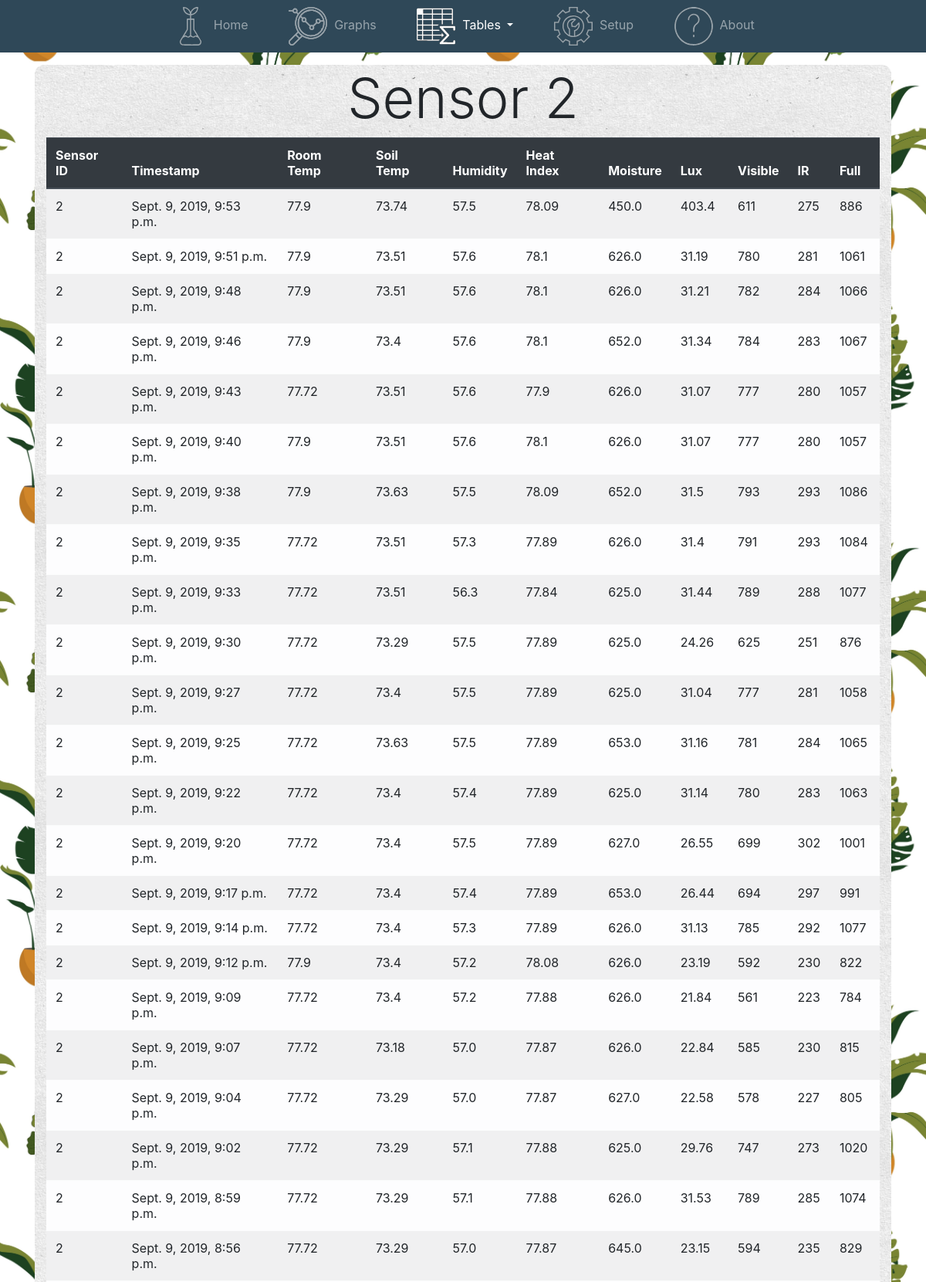
/table/2 (upper part), run on the app's committed database.
### sensors/models.py (models this page shows, shortened)
class Sensor_data(models.Model):
    sensor_id = models.IntegerField() # Sensor ID to gather data from different sensors
    temp_soil = models.FloatField() # Soil reading from waterproof temp sensor wired probe (fahrenheit)
    temp_room = models.FloatField() # Temp reading from DHT-22 sensor (fahrenheit)
    humidity = models.FloatField() # humidity reading from DHT-22 sensor (fahrenheit)
    heat_index = models.FloatField() # heat index calc from DHT-22 sensor (fahrenheit)
    moisture = models.FloatField() # moisture reading from capacitance moisture sensor
    lux = models.FloatField() # Lux luminosity reading from light sensor
    visible = models.IntegerField() # Visible spectrum light reading from light sensor
    ir = models.IntegerField() # Ifrared spectrum light reading from light sensor
    full = models.IntegerField() # Full spectrum light reading from light sensor
    timestamp = models.DateTimeField('The time/date this data was recorded') # from django.utils import timezone ... timezone.now()

### sensors/views.py (the view)
# urls.py: path('table/<int:sensor_id>', views.table_sensor, name='table_id'),
def table_sensor(request, sensor_id):
    id_list = list(Sensor_data.objects.values_list('sensor_id', flat=True).distinct())
    data_list = Sensor_data.objects.filter(sensor_id=sensor_id).order_by('-timestamp')[:50]
    context = {'id_list': id_list, 'data_list': data_list, 'title': "Sensor " + str(sensor_id)}
    context["tables"] = "active"
    return render(request, 'sensors/table.html', context)

### sensors/templates/sensors/table.html
{% extends 'sensors/navbar.html' %}
{% block content %}
  <div class="main_content">
    <div class="container my-3">
      <div class='row'>
        <div class='col-md-12'>
          <h1 class='display-3'>{{ title }}</h1>
        </div>
      </div>
      <div class='row'>
        <div class='col-md-12'>
          {% if data_list %}
            <table class = "table table-light table-striped table-hover">
              <thead class= "thead-dark">
                <tr>
                  <th scope="row">Sensor ID</th>
                  <th scope="row">Timestamp</th>
                  <th scope="row">Room Temp</th>
                  <th scope="row">Soil Temp</th>
                  <th scope="row">Humidity</th>
                  <th scope="row">Heat Index</th>
                  <th scope="row">Moisture</th>
                  <th scope="row">Lux</th>
                  <th scope="row">Visible</th>
                  <th scope="row">IR</th>
                  <th scope="row">Full</th>
                </tr>
              </thead>
              <tbody>
              {% for data in data_list %}
                <tr>
                  <td scope="col">{{ data.sensor_id }}</td>
                  <td>{{ data.timestamp }}</td>
                  <td>{{ data.temp_room }}</td>
                  <td>{{ data.temp_soil }}</td>
                  <td>{{ data.humidity }}</td>
                  <td>{{ data.heat_index }}</td>
                  <td>{{ data.moisture }}</td>
                  <td>{{ data.lux }}</td>
                  <td>{{ data.visible }}</td>
                  <td>{{ data.ir }}</td>
                  <td>{{ data.full }}</td>
                </tr>
              {% endfor %}
              </tbody>
            </table>
          {% else %}
              <p>No data is available.</p>
          {% endif %}
        </div>
      </div>
    </div>
  </div>
{% endblock content %}

### sensors/static/css/sensors.css (style rules this page uses)
body { background-color: #7EC2AD; background-image: url('../images/plants_pattern.jpg'); background-size: 50%; }
h1, h2, h3, h4, h5, h6 { text-align: center; }
.main_content { background-image: url('../images/natural_paper.png'); border-radius: 12px; }

### data on the page
Sensor_data: sensor_id "2", timestamp "Sept. 9, 2019, 9:53 p.m.", temp_room "77.9", temp_soil "73.74", humidity "57.5", heat_index "78.09", moisture "450.0", lux "403.4", visible "611", ir "275", full "886"
Sensor_data: sensor_id "2", timestamp "Sept. 9, 2019, 9:51 p.m.", temp_room "77.9", temp_soil "73.51", humidity "57.6", heat_index "78.1", moisture "626.0", lux "31.19", visible "780", ir "281", full "1061"
Sensor_data: sensor_id "2", timestamp "Sept. 9, 2019, 9:48 p.m.", temp_room "77.9", temp_soil "73.51", humidity "57.6", heat_index "78.1", moisture "626.0", lux "31.21", visible "782", ir "284", full "1066"
Sensor_data: sensor_id "2", timestamp "Sept. 9, 2019, 9:46 p.m.", temp_room "77.9", temp_soil "73.4", humidity "57.6", heat_index "78.1", moisture "652.0", lux "31.34", visible "784", ir "283", full "1067"
Sensor_data: sensor_id "2", timestamp "Sept. 9, 2019, 9:43 p.m.", temp_room "77.72", temp_soil "73.51", humidity "57.6", heat_index "77.9", moisture "626.0", lux "31.07", visible "777", ir "280", full "1057"
Sensor_data: sensor_id "2", timestamp "Sept. 9, 2019, 9:40 p.m.", temp_room "77.9", temp_soil "73.51", humidity "57.6", heat_index "78.1", moisture "626.0", lux "31.07", visible "777", ir "280", full "1057"
Sensor_data: sensor_id "2", timestamp "Sept. 9, 2019, 9:38 p.m.", temp_room "77.9", temp_soil "73.63", humidity "57.5", heat_index "78.09", moisture "652.0", lux "31.5", visible "793", ir "293", full "1086"
Sensor_data: sensor_id "2", timestamp "Sept. 9, 2019, 9:35 p.m.", temp_room "77.72", temp_soil "73.51", humidity "57.3", heat_index "77.89", moisture "626.0", lux "31.4", visible "791", ir "293", full "1084"
Sensor_data: sensor_id "2", timestamp "Sept. 9, 2019, 9:33 p.m.", temp_room "77.72", temp_soil "73.51", humidity "56.3", heat_index "77.84", moisture "625.0", lux "31.44", visible "789", ir "288", full "1077"
Sensor_data: sensor_id "2", timestamp "Sept. 9, 2019, 9:30 p.m.", temp_room "77.72", temp_soil "73.29", humidity "57.5", heat_index "77.89", moisture "625.0", lux "24.26", visible "625", ir "251", full "876"
Sensor_data: sensor_id "2", timestamp "Sept. 9, 2019, 9:27 p.m.", temp_room "77.72", temp_soil "73.4", humidity "57.5", heat_index "77.89", moisture "625.0", lux "31.04", visible "777", ir "281", full "1058"
Sensor_data: sensor_id "2", timestamp "Sept. 9, 2019, 9:25 p.m.", temp_room "77.72", temp_soil "73.63", humidity "57.5", heat_index "77.89", moisture "653.0", lux "31.16", visible "781", ir "284", full "1065"
Sensor_data: sensor_id "2", timestamp "Sept. 9, 2019, 9:22 p.m.", temp_room "77.72", temp_soil "73.4", humidity "57.4", heat_index "77.89", moisture "625.0", lux "31.14", visible "780", ir "283", full "1063"
Sensor_data: sensor_id "2", timestamp "Sept. 9, 2019, 9:20 p.m.", temp_room "77.72", temp_soil "73.4", humidity "57.5", heat_index "77.89", moisture "627.0", lux "26.55", visible "699", ir "302", full "1001"
Sensor_data: sensor_id "2", timestamp "Sept. 9, 2019, 9:17 p.m.", temp_room "77.72", temp_soil "73.4", humidity "57.4", heat_index "77.89", moisture "653.0", lux "26.44", visible "694", ir "297", full "991"
Sensor_data: sensor_id "2", timestamp "Sept. 9, 2019, 9:14 p.m.", temp_room "77.72", temp_soil "73.4", humidity "57.3", heat_index "77.89", moisture "626.0", lux "31.13", visible "785", ir "292", full "1077"
Sensor_data: sensor_id "2", timestamp "Sept. 9, 2019, 9:12 p.m.", temp_room "77.9", temp_soil "73.4", humidity "57.2", heat_index "78.08", moisture "626.0", lux "23.19", visible "592", ir "230", full "822"
Sensor_data: sensor_id "2", timestamp "Sept. 9, 2019, 9:09 p.m.", temp_room "77.72", temp_soil "73.4", humidity "57.2", heat_index "77.88", moisture "626.0", lux "21.84", visible "561", ir "223", full "784"
Sensor_data: sensor_id "2", timestamp "Sept. 9, 2019, 9:07 p.m.", temp_room "77.72", temp_soil "73.18", humidity "57.0", heat_index "77.87", moisture "626.0", lux "22.84", visible "585", ir "230", full "815"
Sensor_data: sensor_id "2", timestamp "Sept. 9, 2019, 9:04 p.m.", temp_room "77.72", temp_soil "73.29", humidity "57.0", heat_index "77.87", moisture "627.0", lux "22.58", visible "578", ir "227", full "805"
Sensor_data: sensor_id "2", timestamp "Sept. 9, 2019, 9:02 p.m.", temp_room "77.72", temp_soil "73.29", humidity "57.1", heat_index "77.88", moisture "625.0", lux "29.76", visible "747", ir "273", full "1020"
Sensor_data: sensor_id "2", timestamp "Sept. 9, 2019, 8:59 p.m.", temp_room "77.72", temp_soil "73.29", humidity "57.1", heat_index "77.88", moisture "626.0", lux "31.53", visible "789", ir "285", full "1074"
Sensor_data: sensor_id "2", timestamp "Sept. 9, 2019, 8:56 p.m.", temp_room "77.72", temp_soil "73.29", humidity "57.0", heat_index "77.87", moisture "645.0", lux "23.15", visible "594", ir "235", full "829"

### other printed values
{{ title }} "Sensor 2"
